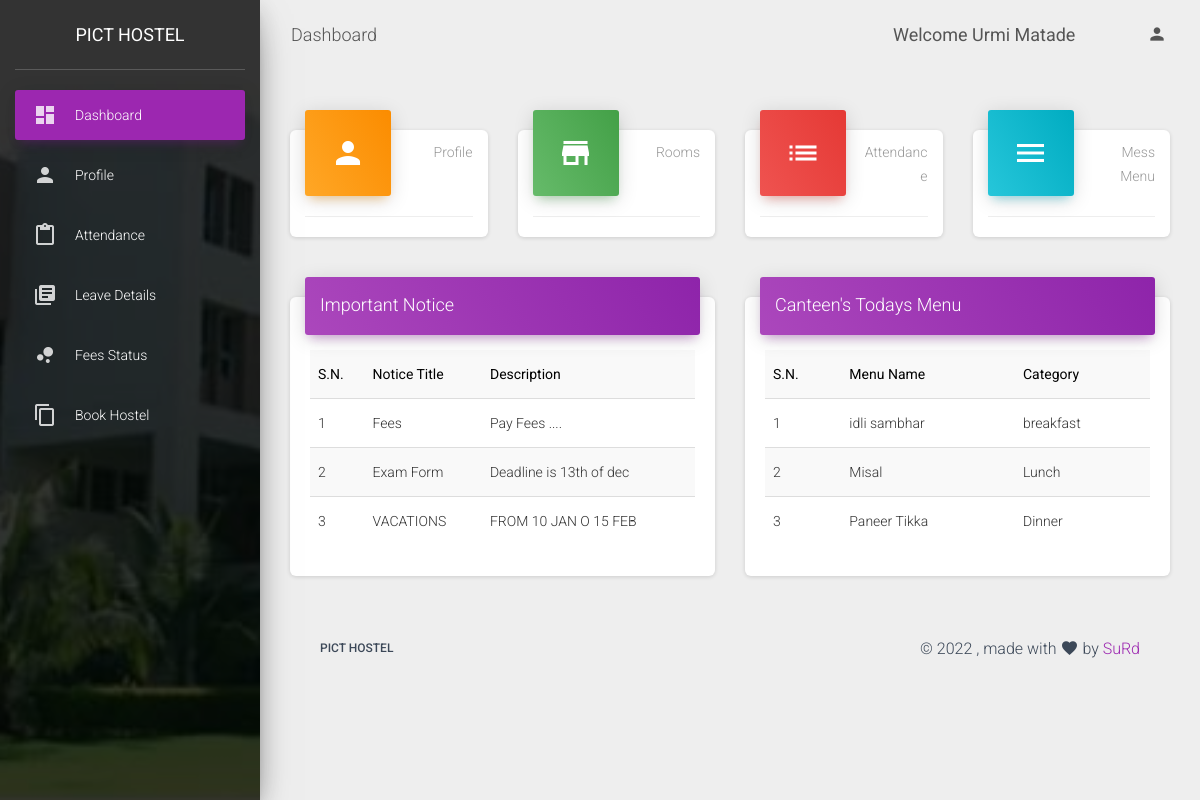
The page /dash/examples/dashboard.php (signed in) on the database its author committed.
### tables this page shows
CREATE TABLE `registration` (
  `id` int(11) NOT NULL,
  `F_name` varchar(250) NOT NULL,
  `L_name` varchar(250) NOT NULL,
  `reg_no` varchar(11) NOT NULL,
  `mobile_no` varchar(11) NOT NULL,
  `Father_name` varchar(255) NOT NULL,
  `Father_no` varchar(11) NOT NULL,
  `gender` varchar(255) NOT NULL,
  `email` varchar(250) NOT NULL,
  `year` varchar(255) NOT NULL,
  `branch` varchar(255) NOT NULL,
  `Nationality` varchar(250) NOT NULL,
  `State` varchar(250) NOT NULL,
  `city` varchar(250) NOT NULL,
  `pincode` int(11) NOT NULL,
  `pass` varchar(255) NOT NULL,
  `valid` varchar(25) NOT NULL,
  `cat_id` int(25) NOT NULL,
  `token` varchar(25) NOT NULL,
  `created_at` datetime DEFAULT current_timestamp(),
  `typedoc` varchar(255) NOT NULL,
  `address_doc` varchar(250) NOT NULL,
  `fee_doc` varchar(255) NOT NULL,
  `hostel_fee` varchar(250) NOT NULL,
  `feespaid` varchar(10) NOT NULL DEFAULT 'No',
  `rooms_booked` varchar(250) NOT NULL,
  `roomtype` varchar(25) NOT NULL
);

CREATE TABLE `notice` (
  `id` int(11) NOT NULL,
  `title` varchar(150) NOT NULL,
  `description` varchar(200) NOT NULL
);

CREATE TABLE `menu` (
  `id` int(25) NOT NULL,
  `menu` varchar(50) NOT NULL,
  `category` varchar(50) NOT NULL
);

### dash/examples/dashboard.php (the view, shortened to what this page needs)
<?php
include('config.php');
if (isset($_SESSION['id'])) {
    $id = $_SESSION['id'];
    $sql = "select * from registration where id=" . $id;
    $result = mysqli_query($conn, $sql);
    if (mysqli_num_rows($result) > 0) {
        $row = mysqli_fetch_assoc($result);
    } else {
        $errorMsg = 'Could not Find Any Record';
    }
}
?>
<!DOCTYPE html>
<html lang="en">
<head>
    <link rel="stylesheet" href="https://maxcdn.bootstrapcdn.com/font-awesome/latest/css/font-awesome.min.css">
    <link href="../assets/css/material-dashboard.css?v=2.1.0" rel="stylesheet" />
</head>
<body class="light-edition">
    <div class="wrapper ">
        <div class="sidebar" data-color="purple" data-background-color="black" data-image="../assets/img/pict.jpeg">
            <div class="logo"><a href="#" class="simple-text logo-normal">
                    PICT HOSTEL
                </a></div>
            <div class="sidebar-wrapper">
                <ul class="nav">
                    <li class="nav-item active  ">
                        <a class="nav-link" href="./dashboard.php">
                            <i class="material-icons">dashboard</i>
                            <p>Dashboard</p>
                        </a>
                    </li>
                    <li class="nav-item ">
                        <a class="nav-link" href="./user.php">
                            <i class="material-icons">person</i>
                            <p>Profile</p>
                        </a>
                    </li>
                    <li class="nav-item ">
                        <a class="nav-link" href="#">
                            <i class="material-icons">content_paste</i>
                            <p>Attendance</p>
                        </a>
                    </li>
                    <li class="nav-item ">
                        <a class="nav-link" href="./leavedetails.php">
                            <i class="material-icons">library_books</i>
                            <p>Leave Details</p>
                        </a>
                    </li>
                    <li class="nav-item ">
                        <a class="nav-link" href="#">
                            <i class="material-icons">bubble_chart</i>
                            <p>Fees Status</p>
                        </a>
                    </li>
                    <li class="nav-item ">
                        <a class="nav-link" href="./bookhostel.php">
                            <i class="material-icons">content_copy</i>
                            <p>Book Hostel </p>
                        </a>
                    </li>
                </ul>
            </div>
        </div>
        <div class="main-panel">
            <nav class="navbar navbar-expand-lg navbar-transparent navbar-absolute fixed-top " id="navigation-example">
                <div class="container-fluid">
                    <div class="navbar-wrapper">
                        <a class="navbar-brand" href="javascript:void(0)">Dashboard</a>
                    </div>
                    <div class="collapse navbar-collapse justify-content-end">
                        <form class="navbar-form">
                            <div class="input-group no-border">
                                <a class="navbar-brand" href="javascript:void(0)"><strong>Welcome
                                        <?php echo $row['F_name'];
                                        echo $row['L_name']; ?></strong></a>
                                <div class="ripple-container"></div>
                            </div>
                        </form>
                        <ul class="navbar-nav">
                            <li class="nav-item dropdown">
                                <a class="nav-link" href="#pablo" id="navbarDropdownProfile" data-toggle="dropdown" aria-haspopup="true" aria-expanded="false">
                                    <i class="material-icons">person</i>
                                </a>
                            </li>
                        </ul>
                    </div>
                </div>
            </nav>
            <div class="content">
                <div class="container-fluid">
                    <div class="row">
                        <div class="col-xl-3 col-lg-6 col-md-6 col-sm-6">
                            <div class="card card-stats">
                                <div class="card-header card-header-warning card-header-icon">
                                    <div class="card-icon">
                                        <i class="material-icons">person</i>
                                    </div>
                                    <p class="card-category">Profile</p>
                                </div>
                                <div class="card-footer">
                                </div>
                            </div>
                        </div>
                        <div class="col-xl-3 col-lg-6 col-md-6 col-sm-6">
                            <div class="card card-stats">
                                <div class="card-header card-header-success card-header-icon">
                                    <div class="card-icon">
                                        <i class="material-icons">store</i>
                                    </div>
                                    <p class="card-category">Rooms</p>
                                </div>
                                <div class="card-footer">
                                </div>
                            </div>
                        </div>
                        <div class="col-xl-3 col-lg-6 col-md-6 col-sm-6">
                            <div class="card card-stats">
                                <div class="card-header card-header-danger card-header-icon">
                                    <div class="card-icon">
                                        <i class="material-icons">list</i>
                                    </div>
                                    <p class="card-category">Attendance</p>
                                </div>
                                <div class="card-footer">
                                </div>
                            </div>
                        </div>
                        <div class="col-xl-3 col-lg-6 col-md-6 col-sm-6">
                            <div class="card card-stats">
                                <div class="card-header card-header-info card-header-icon">
                                    <div class="card-icon">
                                        <i class="material-icons">menu</i>
                                    </div>
                                    <p class="card-category">Mess Menu</p>
                                </div>
                                <div class="card-footer">
                                </div>
                            </div>
                        </div>
                    </div>
                    <div class="row">
                        <div class="col-lg-6 col-md-12">
                            <div class="card">
                                <div class="card-header card-header-primary">
                                    <h4 class="card-title">Important Notice</h4>
                                </div>
                                <div class="row">
                                    <div class="col-md-12">
                                        <div class="card-body">
                                            <div class="table-responsive">
                                                <div class="panel">
                                                    <div class="table-responsive">
                                                        <table class="table table-striped title1">
                                                            <tr style="color:black">
                                                                <td><b>S.N.</b></td>
                                                                <td><b>Notice Title</b></td>
                                                                <td><b>Description</b></td>
                                                            </tr>
                                                            <?php
                                                            $sql = "SELECT * from notice";
                                                            $result = $conn->query($sql);
                                                            $i = 1;
                                                            while ($row = $result->fetch_assoc()) {
                                                            ?>
                                                                <tr>
                                                                    <td>
                                                                        <?php echo $i; ?>
                                                                    </td>
                                                                    <td>
                                                                        <?php echo $row['title']; ?>
                                                                    </td>
                                                                    <td>
                                                                        <?php echo $row['description']; ?>
                                                                    </td>
                                                                </tr>
                                                            <?php $i++;
                                                            }
                                                            ?>
                                                        </table>
                                                    </div>
                                                </div>
                                            </div>
                                        </div>
                                    </div>
                                </div>
                            </div>
                        </div>
                        <div class="col-lg-6 col-md-12">
                            <div class="card">
                                <div class="card-header card-header-primary">
                                    <h4 class="card-title">Canteen's Todays Menu</h4>
                                </div>
                                <div class="card-body">
                                    <div class="table-responsive">
                                        <div class="panel">
                                            <div class="table-responsive">
                                                <table class="table table-striped title1">
                                                    <tr style="color:black">
                                                        <td><b>S.N.</b></td>
                                                        <td><b>Menu Name</b></td>
                                                        <td><b>Category</b></td>
                                                    </tr>
                                                    <?php
                                                    $sql = "SELECT * from menu";
                                                    $result = $conn->query($sql);
                                                    $i = 1;
                                                    while ($row = $result->fetch_assoc()) {
                                                    ?>
                                                        <tr>
                                                            <td>
                                                                <?php echo $i; ?>
                                                            </td>
                                                            <td>
                                                                <?php echo $row['menu']; ?>
                                                            </td>
                                                            <td>
                                                                <?php echo $row['category']; ?>
                                                            </td>
                                                        </tr>
                                                    <?php $i++;
                                                    }
                                                    ?>
                                                </table>
                                            </div>
                                        </div>
                                    </div>
                                </div>
                            </div>
                        </div>
                    </div>
                    <footer class="footer">
                        <div class="container-fluid">
                            <nav class="float-left">
                                <ul>
                                    <li>
                                        <a href="#">
                                            PICT HOSTEL
                                        </a>
                                    </li>
                                </ul>
                            </nav>
                            <div class="copyright float-right" id="date">
                                , made with <i class="material-icons">favorite</i> by
                                <a href="#" target="_blank"> SuRd</a>
                            </div>
                        </div>
                    </footer>
                </div>
            </div>
</body>
</html>

### rows shown on the page
registration: F_name "Urmi", L_name "Matade"
notice: title "Fees", description "Pay Fees ...."
notice: title "Exam Form", description "Deadline is 13th of dec"
notice: title "VACATIONS", description "FROM 10 JAN O 15 FEB"
menu: menu "idli sambhar", category "breakfast"
menu: menu "Misal", category "Lunch"
menu: menu "Paneer Tikka", category "Dinner"
